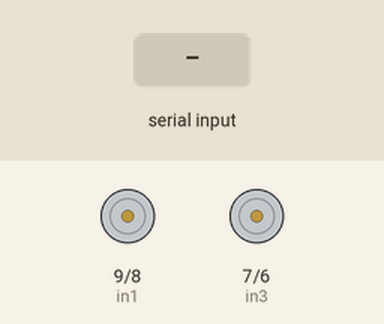
Recording of a sketch running on a simulated Arduino Uno, built with avr-gcc and run on an emulated ATmega328P. Parts: motor-driver pin pairs drawn as motors (green arrow = first pin HIGH = forward, orange = second pin HIGH = backward, longer = more drive, scaled by the enable pin). The inputs (shaded band) are chosen by the test bench.

Above: at 1.2 s.
1.3 s: "w" received over Serial
At 2.5 s:
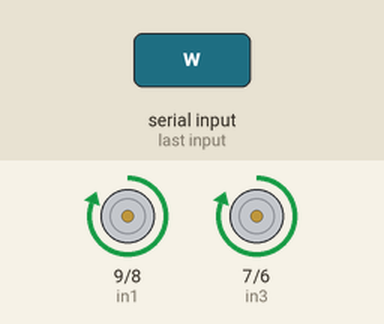
2.8 s: byte 32 (' ') received over Serial
At 3.7 s:
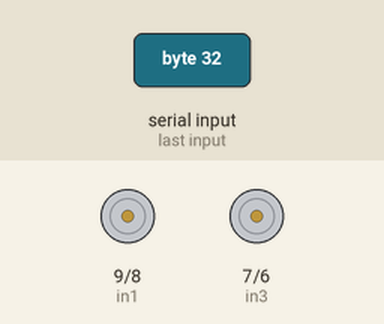
4.3 s: "a" received over Serial
At 4.9 s:
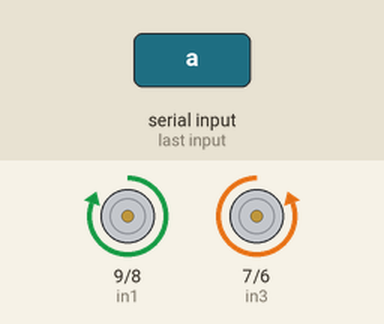
5.8 s: "s" received over Serial
At 7.0 s:
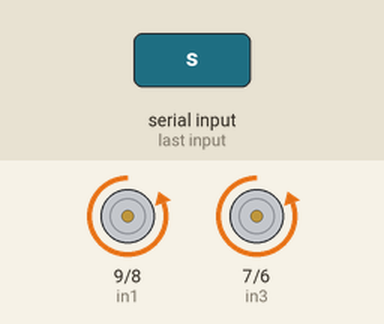
7.3 s: "d" received over Serial
At 8.4 s:
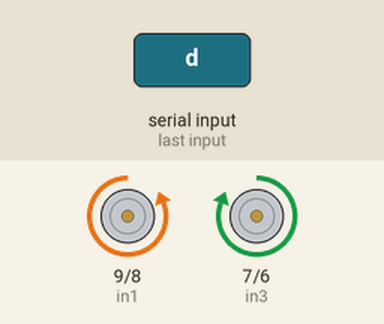
Timing chart, 0 to 9.8 s (numbered marks = the images above; inputs shaded):
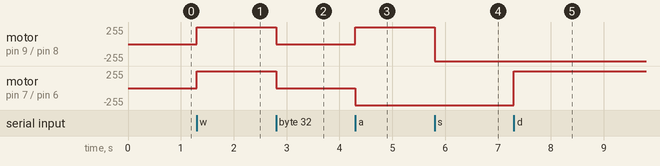

Measured:
- after the input at 1.3 s, motor on pin 9 (in1) / pin 8 (in2), motor on pin 7 (in3) / pin 6 (in4): stopped → forward 255/255 at once
- after the input at 2.8 s, motor on pin 9 (in1) / pin 8 (in2), motor on pin 7 (in3) / pin 6 (in4): forward 255/255 → stopped at once
- after the input at 4.3 s, motor on pin 9 (in1) / pin 8 (in2): stopped → forward 255/255 at once; motor on pin 7 (in3) / pin 6 (in4): stopped → backward 255/255 at once
- after the input at 5.8 s, motor on pin 9 (in1) / pin 8 (in2): forward 255/255 → backward 255/255 at once
- after the input at 7.3 s, motor on pin 7 (in3) / pin 6 (in4): backward 255/255 → forward 255/255 at once

The sketch:

RCCar.ino
```cpp
// connect motor controller pins to Arduino digital pins
// motor one
int enA = 10;
int in1 = 9;
int in2 = 8;
// motor two
int enB = 5;
int in3 = 7;
int in4 = 6;
void setup()
{
  Serial.begin(9600);
  // set all the motor control pins to outputs
  pinMode(enA, OUTPUT);
  pinMode(enB, OUTPUT);
  pinMode(in1, OUTPUT);
  pinMode(in2, OUTPUT);
  pinMode(in3, OUTPUT);
  pinMode(in4, OUTPUT);
}

void loop()
{
  if(Serial.available() > 0){
    char inputChar = Serial.read();
    switch(inputChar){
      case 'w':
          //running small motor
          digitalWrite(in1, HIGH);
          digitalWrite(in2, LOW);
          analogWrite(enA, 255);//range 0-255  /*helps control speed*/
          //running large motor
          digitalWrite(in3, HIGH);
          digitalWrite(in4, LOW);
          analogWrite(enB, 255);
        break;
      case 'a':
            digitalWrite(in1, HIGH);
            digitalWrite(in2, LOW);
            analogWrite(enA, 255);
            digitalWrite(in3, LOW);
            digitalWrite(in4, HIGH);
            analogWrite(enB, 255);
        break;
      case 's':
            //running small motor
            digitalWrite(in1, LOW);
            digitalWrite(in2, HIGH);
            analogWrite(enA, 255);//range 0-255  /*helps control speed*/
            //running large motor
            digitalWrite(in3, LOW);
            digitalWrite(in4, HIGH);
            analogWrite(enB, 255);
        break;
      case 'd':
            digitalWrite(in1, LOW);
            digitalWrite(in2, HIGH);
            analogWrite(enA, 255);
            digitalWrite(in3, HIGH);
            digitalWrite(in4, LOW);
            analogWrite(enB, 255);
        break;
      case ' ':
             digitalWrite(in1, LOW);
             digitalWrite(in2, LOW);
             digitalWrite(in3, LOW);
             digitalWrite(in4, LOW);
        break;
    }
  }
}
```
